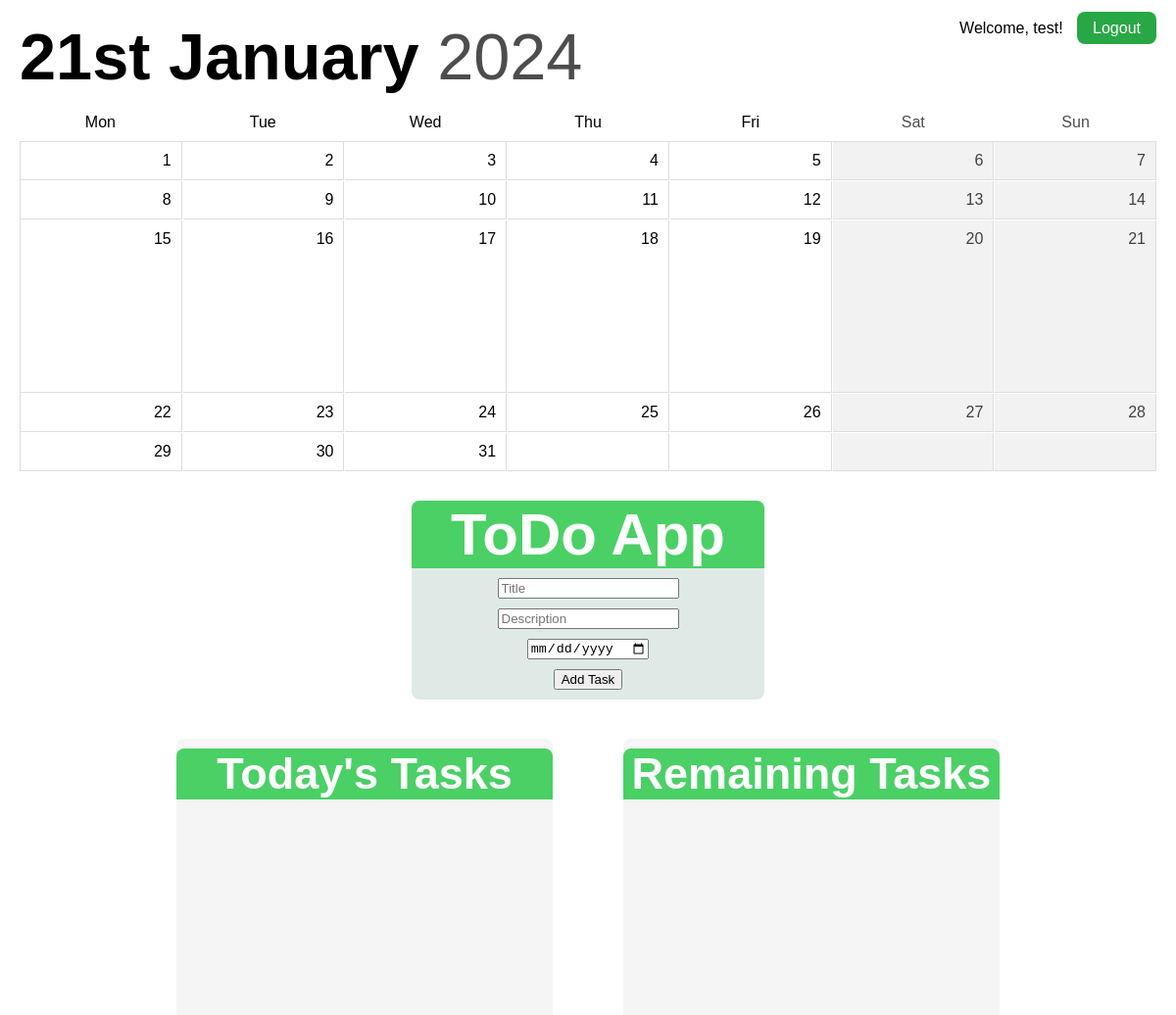
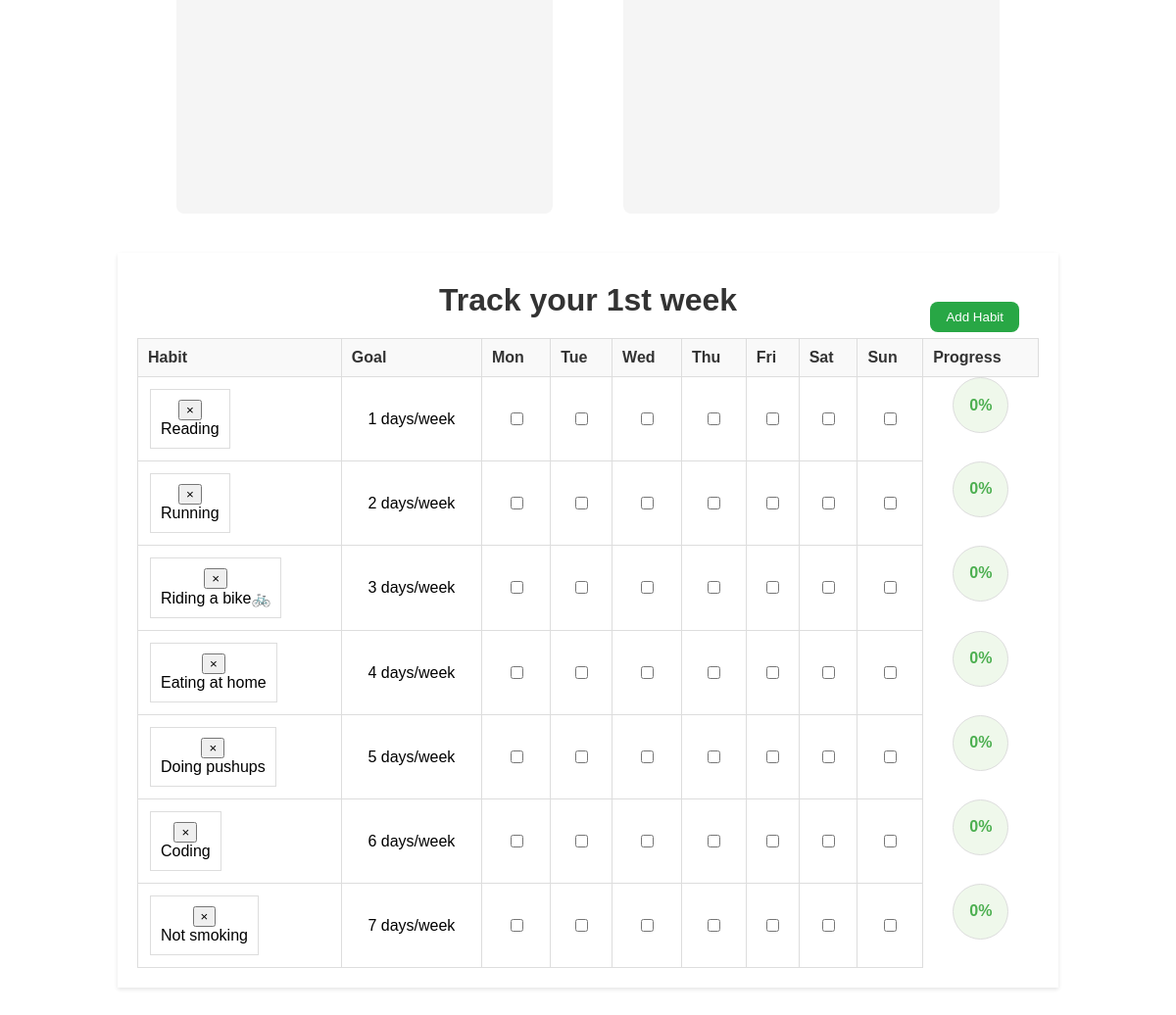
Screenshot of / (signed in) with the database file from the repository (2 pictures, top to bottom).
### app.py (models this page shows)
class User(db.Model):
    id = db.Column(db.Integer, primary_key=True)
    username = db.Column(db.String(80), unique=True, nullable=False)
    password = db.Column(db.String(120), nullable=False)

class Habit(db.Model):
    id = db.Column(db.Integer, primary_key=True)
    habit_name = db.Column(db.String(100), nullable=False)
    goal_days = db.Column(db.Integer, nullable=False)
    user_id = db.Column(db.Integer, db.ForeignKey('user.id'), nullable=False)
    user = db.relationship('User', backref=db.backref('habits', lazy=True))

### app.py (the view)
@app.route('/')
def home():
    if 'user_id' not in session:
        return redirect(url_for('login'))
    user_id = session['user_id']
    user = User.query.get(user_id)
    if user:
        calendar_data = generate_calendar_data()
        habits = Habit.query.filter_by(user_id=user.id).all()
        habit_logs = HabitLog.query.filter(
            HabitLog.habit_id.in_([habit.id for habit in habits]),
            db.extract('month', HabitLog.log_date) == datetime.datetime.now().month
        ).all()
        habit_tracking_data = {}
        for habit in habits:
            habit_logs_for_habit = [log for log in habit_logs if log.habit_id == habit.id]
            habit_tracking_data[habit.id] = {
                'habit_name': habit.habit_name,
                'goal_days': habit.goal_days,
                'logs': {log.log_date.day: log.progress for log in habit_logs_for_habit}
            }
        now = datetime.datetime.now()
        formatted_date = f"{ordinal(now.day)} {now.strftime('%B')}"
        current_year = f"{now.strftime('%Y')}"
        checkbox_states = get_checkbox_states(user.id)
        tasks = Task.query.filter_by(user_id=user.id).all()
        today = datetime.datetime.today().date()
        tasks_today = Task.query.filter_by(user_id=user.id, day=today).all()
        tasks_remaining = Task.query.filter(Task.user_id == user.id, Task.day > today).all()
        return render_template('index.html', user=user, calendar_data=calendar_data,
                               formatted_date=formatted_date, current_year=current_year, username=user.username,
                               habits=habits, habit_tracking_data=habit_tracking_data, checkbox_states=checkbox_states,
                               tasks=tasks, tasks_today=tasks_today, tasks_remaining=tasks_remaining)
    else:
        return redirect(url_for('login'))

### app.py (called while the page is built)
def generate_calendar_data(year=None, month=None):
    now = datetime.datetime.now()
    current_year = year or now.year
    current_month = month or now.month
    _, days_in_month = calendar.monthrange(current_year, current_month)
    first_day_of_month = datetime.date(current_year, current_month, 1)
    first_day_of_week = first_day_of_month.weekday()
    leading_empty_cells = first_day_of_week
    calendar_grid = [None] * leading_empty_cells + list(range(1, days_in_month + 1))
    trailing_empty_cells = (7 - (len(calendar_grid) % 7)) % 7
    calendar_grid += [None] * trailing_empty_cells
    calendar_grid_2d = [calendar_grid[i:i+7] for i in range(0, len(calendar_grid), 7)]
    calendar_data = {
        'current_date': now.strftime("%B %Y"),
        'days_in_month': calendar_grid_2d,
        'current_day': now.day,
    }
    return calendar_data

def ordinal(number):
    if 10 <= number % 100 <= 20:
        suffix = 'th'
    else:
        suffix = {1: 'st', 2: 'nd', 3: 'rd'}.get(number % 10, 'th')
    return f"{number}{suffix}"

def get_checkbox_states(user_id):
    checkbox_states = {}
    habit_logs = HabitLog.query.join(Habit).filter(Habit.user_id == user_id).all()
    for log in habit_logs:
        checkbox_states[(log.habit_id, log.day_index)] = log.checked
    return checkbox_states

### templates/index.html (shortened to what this page needs)
<!DOCTYPE html>
<html lang="en">
<head>
        <link rel="stylesheet" href="../static/style.css">
</head>
<body>
    <div id="top-bar">
        <div id="date">
            <span class="formatted-date">{{ formatted_date }}</span>
            <span class="current-year">{{ current_year }}</span>
        </div>
        <div id="account">
            {% if username %}
            <span class="username">Welcome, {{ username }}!</span>
            <a href="{{ url_for('logout') }}" class="logout-button">Logout</a>
            {% endif %}
        </div>
    </div>
    <div id="calendar">
        <div id="weekdays">
            <div class="name">Mon</div>
            <div class="name">Tue</div>
            <div class="name">Wed</div>
            <div class="name">Thu</div>
            <div class="name">Fri</div>
            <div class="weekend">Sat</div>
            <div class="weekend">Sun</div>
        </div>
        <div id="month-view">
            {% for week in calendar_data.days_in_month %}
            {% for day in week %}
            {% if day %}
            {% if day == calendar_data.current_day %}
            <div class="day current-day">{{ day }}</div>
            {% else %}
            <div class="day">{{ day }}</div>
            {% endif %}
            {% else %}
            <div class="day"></div>
            {% endif %}
            {% endfor %}
            {% endfor %}
        </div>
    </div>
    <div class="to-do">
        <div class="to-do-head">
            <h1>ToDo App</h1>
        </div>
        <form method="POST" action="/add_task">
            <input type="text" name="title" placeholder="Title" class="field">
            <input type="text" name="description" placeholder="Description" class="field">
            <input type="date" name="day" class="field">
            <input type="submit" value="Add Task" class="field">
        </form>
    </div>
    <div class="task-container">
        <div class="t-tasks">
            <div class="t-tasks-header">
                <h2>Today's Tasks</h2>
            </div>
        </div>
        <div class="r-tasks">
            <div class="r-tasks-header">
                <h2>Remaining Tasks</h2>
            </div>
        </div>
    </div>
    <div class="tracker-container">
        <header>
            <h1>Track your 1st week</h1>
            <button class="addHabitButton">Add Habit</button>
        </header>
        <table class="habit-tracker">
            <thead>
              <tr>
                <th>Habit</th>
                <th>Goal</th>
                {% for day in ['Mon', 'Tue', 'Wed', 'Thu', 'Fri', 'Sat', 'Sun'] %}
                  <th>{{ day }}</th>
                {% endfor %}
                <th>Progress</th>
              </tr>
            </thead>
            <tbody>
              {% for habit in habits %}
                <tr>
                    <td>
                        <table class="nested-table">
                            <tr>
                                <td class="nested-td">
                                    <form action="{{ url_for('delete_habit', habit_id=habit.id) }}" method="POST">
                                        <input type="submit" value="&#215" class="delete-button">
                                    </form>
                                    <div class="habit">
                                        {{ habit.habit_name }}
                                    </div>
                                </td>
                            </tr>
                        </table>
                    </td>
                    <td><span class="goal-days">{{ habit.goal_days }} days/week</span></td>
                    {% for day in ['Mon', 'Tue', 'Wed', 'Thu', 'Fri', 'Sat', 'Sun'] %}
                        <td>
                           <input
                               type="checkbox"
                               data-habit-id="{{ habit.id }}"
                               data-day-index="{{ loop.index }}"
                           >
                        </td>
                    {% endfor %}
                    <td class="progress habit-{{ habit.id }}-progress">0%</td>
                </tr>
            </tbody>
          {% endfor %}
        </table>
    </div>
</body>
</html>

### static/style.css (style rules this page uses)
#date { font-family: 'SFR', sans-serif; font-size: 50pt; }
.formatted-date { font-weight: 700; }
.current-year { font-weight: 100; color: #4d4d4d }
body { margin: 0; font-family: 'SFP', sans-serif; }
#top-bar { color: black; text-align: left; margin: 20px 20px 0px 20px; }
#account { position: absolute; top: 20px; right: 20px; }
.username { margin-right: 10px; }
.logout-button { text-decoration: none; background-color: #28a745; color: #fff; border: none; padding: 8px 16px; border-radius: 8px; cursor: pointer; }
#calendar { width: 100%; display: flex; flex-direction: column; text-align: right; }
.weekend { font-weight: 100; color: #4d4d4d; }
#weekdays { display: grid; grid-template-columns: repeat(7, 1fr); gap: 1px; margin: 20px 20px -10px 20px; text-align: center; }
#month-view { display: grid; grid-template-columns: repeat(7, 1fr); gap: 1px; margin: 20px; border-left: 1px solid #ddd; border-top: 1px solid #ddd; }
.day, .current-day { width: 100%; padding: 10px; cursor: pointer; box-sizing: border-box; position: relative; border-right: 1px solid #ddd; border-bottom: 1px solid #ddd; }
.current-day { background-color: #ffc299; height: 0; padding-bottom: 100%; position: relative; font-weight: 500; }
#month-view .day:nth-child(6), #month-view .day:nth-child(7), #month-view .day:nth-child(13), #month-view .day:nth-child(14), #month-view .day:nth-child(20), #month-view .day:nth-child(21), #month-view .day:nth-child(27), #month-view .day:nth-child(28), #month-view .day:nth-child(34), #month-view .day:nth-child(35) { background-color: #f2f2f2; color: #404040; }
.tracker-container { width: 80%; margin: 40px auto; background-color: #fff; box-shadow: 0 2px 4px rgba(0, 0, 0, 0.1); padding: 20px; box-sizing: border-box; }
header h1 { color: #333; text-align: center; margin-bottom: 20px; }
header { position: relative; }
.habit-tracker { width: 100%; border-collapse: collapse; }
.habit-tracker thead th { background-color: #f9f9f9; color: #333; padding: 10px; text-align: left; }
.habit-tracker th, .habit-tracker td { border: 1px solid #ddd; padding: 10px; text-align: center; }
input[type="checkbox"] { cursor: pointer; }
.habit-tracker td { text-align: center; }
.progress { width: 35px; height: 35px; border-radius: 50%; background-color: #eff8eb; display: flex; align-items: center; justify-content: center; font-weight: bold; color: #4CAF50; margin: auto; }
.addHabitButton { position: absolute; top: 20px; right: 20px; align: right text-decoration: none; background-color: #28a745; color: #fff; border: none; padding: 8px 16px; border-radius: 8px; cursor: pointer; }
h1 { margin-top: 10px; margin-bottom: 10px; }
.to-do-head { text-align: center; background-color: #4ad065; color: white; border: none; border-radius: 8px; border-bottom-left-radius: 0px; border-bottom-right-radius: 0px; font-size: 30px; margin-bottom: 10px; }
.to-do { text-align: center; background-color: #dfeae7; margin-right: 35%; margin-left: 35%; border: none; border-radius: 8px; margin-bottom: 40px; }
.to-do form { display: flex; flex-direction: column; align-items: center; }
.to-do .field { margin-bottom: 10px; }
h2 { margin-top: 10px; margin-bottom: 10px; }
.task-container { display: flex; justify-content: space-between; }
.t-tasks-header { text-align: center; background-color: #4ad065; color: white; border: none; border-radius: 8px; border-bottom-left-radius: 0px; border-bottom-right-radius: 0px; font-size: 30px; margin-bottom: 10px; }
.r-tasks-header { text-align: center; background-color: #4ad065; color: white; border: none; border-radius: 8px; border-bottom-left-radius: 0px; border-bottom-right-radius: 0px; font-size: 30px; margin-bottom: 10px; }
.t-tasks, .r-tasks { text-align: center; background-color: #f5f5f5; border: none; width: 40%; border-radius: 8px; height: 500px; overflow-y: auto; }
.t-tasks { margin-right: 3%; margin-left: 15%; }
.r-tasks { margin-right: 15%; margin-left: 3%; }

### rows the page displays
User: username "test"
Habit: habit_name "Reading", goal_days "1"
Habit: habit_name "Running", goal_days "2"
Habit: habit_name "Riding a bike🚲", goal_days "3"
Habit: habit_name "Eating at home", goal_days "4"
Habit: habit_name "Doing pushups", goal_days "5"
Habit: habit_name "Coding", goal_days "6"
Habit: habit_name "Not smoking", goal_days "7"

### other values shown
{{ current_year }} "2024"
{{ day }} "1" "2" "3" "4" "5" "6" "7" "8" "9" "10" "11" "12" "13" "14" "15" "16" "17" "18" "19" "20" "22" "23" "24" "25" "26" "27" "28" "29" "30" "31"
{{ day }} "21"
{{ day }} "Mon" "Tue" "Wed" "Thu" "Fri" "Sat" "Sun"
